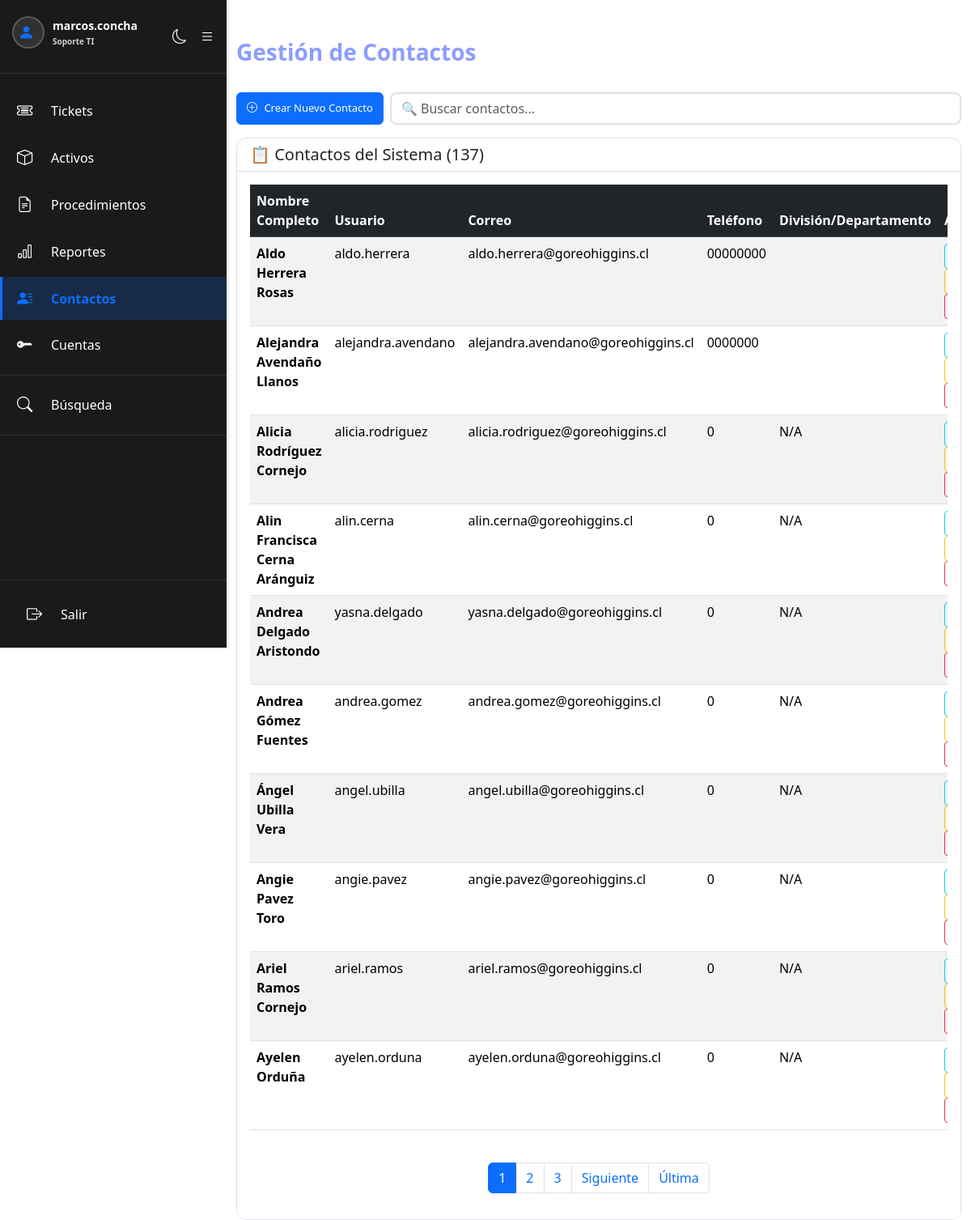
Page /contactos.php (signed in) on the committed database.
### tables this page shows
CREATE TABLE `users` (
  `id` int(11) NOT NULL AUTO_INCREMENT,
  `nombre_completo` varchar(255) DEFAULT NULL,
  `username` varchar(50) NOT NULL,
  `password` varchar(255) NOT NULL,
  `foto_perfil` varchar(255) DEFAULT NULL,
  `role` varchar(20) DEFAULT 'viewer',
  `created_at` datetime DEFAULT current_timestamp(),
  `necesita_cambiar_password` tinyint(1) DEFAULT 0,
  `email` varchar(255) DEFAULT NULL,
  `numero_telefono` varchar(20) NOT NULL,
  `dpto_division` varchar(255) DEFAULT NULL,
  PRIMARY KEY (`id`),
  UNIQUE KEY `username` (`username`)
);

### contactos.php (the view, shortened to what this page needs)
<?php
require_once 'includes/config.php';
$contactos = [];
$total_contactos = 0;
$contactos_por_pagina = 10;
$pagina_contactos = isset($_GET["pagina_contactos"]) ? (int)$_GET["pagina_contactos"] : 1;
$offset = ($pagina_contactos - 1) * $contactos_por_pagina;
$busqueda_contacto = isset($_GET["busqueda_contacto"]) ? trim($_GET["busqueda_contacto"]) : "";
try {
    if (!empty($busqueda_contacto)) {
        $stmt = $conexion->prepare(
            "SELECT COUNT(*) as total FROM users WHERE role = 'contacto' AND (nombre_completo LIKE ? OR username LIKE ? OR email LIKE ? OR dpto_division LIKE ?)"
        );
        $search_term = "%{$busqueda_contacto}%";
        $stmt->execute([$search_term, $search_term, $search_term, $search_term]);
    } else {
        $stmt = $conexion->prepare("SELECT COUNT(*) as total FROM users WHERE role = 'contacto'");
        $stmt->execute();
    }
    $total_contactos = $stmt->fetch(PDO::FETCH_ASSOC)['total'];
if (!empty($busqueda_contacto)) {
    $stmt = $conexion->prepare(
        "SELECT id, nombre_completo, username AS nombre_usuario, email AS correo, numero_telefono, dpto_division AS division_departamento, role
         FROM users
         WHERE role = 'contacto' AND (nombre_completo LIKE ? OR username LIKE ? OR email LIKE ? OR dpto_division LIKE ?)
         ORDER BY nombre_completo
         LIMIT {$contactos_por_pagina} OFFSET {$offset}"
    );
    $search_term = "%{$busqueda_contacto}%";
    $stmt->execute([$search_term, $search_term, $search_term, $search_term]);
} else {
    $stmt = $conexion->prepare("SELECT id, nombre_completo, username AS nombre_usuario, email AS correo, numero_telefono, dpto_division AS division_departamento, role FROM users WHERE role = 'contacto' ORDER BY nombre_completo LIMIT {$contactos_por_pagina} OFFSET {$offset}");
    $stmt->execute();
}
$contactos = $stmt->fetchAll(PDO::FETCH_ASSOC);
} catch (PDOException $e) {
    $error = "Error al obtener contactos: " . $e->getMessage();
}
$total_paginas_contactos = ceil($total_contactos / $contactos_por_pagina);
?>
<!DOCTYPE html>
<html lang="es">
<head>
    <link href="https://cdn.jsdelivr.net/npm/bootstrap@5.3.8/dist/css/bootstrap.min.css" rel="stylesheet">
    <link rel="stylesheet" href="https://cdn.jsdelivr.net/npm/bootstrap-icons@1.11.3/font/bootstrap-icons.min.css">
    <link href="css/dark-mode.css" rel="stylesheet">
</head>
<body>
    <?php include 'includes/sidebar.php'; ?>
    <div class="container mt-5">
        <div class="row">
            <div class="col-md-12">
                <div class="d-flex justify-content-between align-items-center mb-4">
                    <h3>Gestión de Contactos</h3>
                </div>
                <div class="btn-accion-container">
                    <button type="button" class="btn btn-primary" data-bs-toggle="modal" data-bs-target="#modalCrearContacto">
                        <i class="bi bi-plus-circle"></i> Crear Nuevo Contacto
                    </button>
                    <div class="flex-grow-1">
                        <input type="text" class="form-control" id="busquedaContactos" placeholder="🔍 Buscar contactos..." onkeyup="buscarContactos()">
                    </div>
                </div>
                <div class="card">
                    <div class="card-header">
                        <h5 class="mb-0">📋 Contactos del Sistema (<?php echo $total_contactos; ?>)</h5>
                    </div>
                    <div class="card-body">
                        <div class="table-responsive">
                            <table class="table table-hover table-striped" id="tablaContactos">
                                <thead class="table-dark">
                                    <tr>
                                        <th>Nombre Completo</th>
                                        <th>Usuario</th>
                                        <th>Correo</th>
                                        <th>Teléfono</th>
                                        <th>División/Departamento</th>
                                        <th>Acciones</th>
                                    </tr>
                                </thead>
                                <tbody>
                                    <?php if (count($contactos) > 0): ?>
                                        <?php foreach ($contactos as $contacto): ?>
                                        <tr data-contacto='<?php echo htmlspecialchars(json_encode($contacto)); ?>'>
                                            <td><strong><?php echo htmlspecialchars($contacto["nombre_completo"]); ?></strong></td>
                                            <td><?php echo htmlspecialchars($contacto["nombre_usuario"] ?? "N/A"); ?></td>
                                            <td><?php echo htmlspecialchars($contacto["correo"] ?? "N/A"); ?></td>
                                            <td><?php echo htmlspecialchars($contacto["numero_telefono"] ?? "N/A"); ?></td>
                                            <td><?php echo htmlspecialchars($contacto["division_departamento"] ?? "N/A"); ?></td>
                                            <td>
                                                <a href="perfil_contacto.php?username=<?php echo urlencode($contacto["nombre_usuario"]); ?>" class="btn btn-sm btn-outline-info" title="Ver Perfil">
                                                </a>
                                                <button type="button" class="btn btn-sm btn-outline-warning" title="Editar" data-bs-toggle="modal" data-bs-target="#modalEditarContacto" onclick="cargarDatosEditarContacto(<?php echo htmlspecialchars(json_encode($contacto)); ?>)">
                                                </button>
                                                <form method="POST" style="display: inline;" onsubmit="return confirm('¿Estás seguro?');">
                                                    <button type="submit" class="btn btn-sm btn-outline-danger" title="Eliminar">
                                                    </button>
                                                </form>
                                            </td>
                                        </tr>
                                        <?php endforeach; ?>
                                    <?php endif; ?>
                                </tbody>
                            </table>
                        </div>
                        <?php if ($total_paginas_contactos > 1): ?>
                        <nav aria-label="Paginación de contactos" class="mt-4">
                            <ul class="pagination justify-content-center">
                                <?php
                                $start_page = max(1, $pagina_contactos - 2);
                                $end_page = min($total_paginas_contactos, $pagina_contactos + 2);
                                for ($i = $start_page; $i <= $end_page; $i++):
                                ?>
                                    <li class="page-item <?php echo $i === $pagina_contactos ? 'active' : ''; ?>">
                                        <a class="page-link" href="contactos.php?pagina_contactos=<?php echo $i; ?><?php echo !empty($busqueda_contacto) ? '&busqueda_contacto=' . urlencode($busqueda_contacto) : ''; ?>"><?php echo $i; ?></a>
                                    </li>
                                <?php endfor; ?>
                                <?php if ($pagina_contactos < $total_paginas_contactos): ?>
                                    <li class="page-item">
                                        <a class="page-link" href="contactos.php?pagina_contactos=<?php echo $pagina_contactos + 1; ?><?php echo !empty($busqueda_contacto) ? '&busqueda_contacto=' . urlencode($busqueda_contacto) : ''; ?>">Siguiente</a>
                                    </li>
                                    <li class="page-item">
                                        <a class="page-link" href="contactos.php?pagina_contactos=<?php echo $total_paginas_contactos; ?><?php echo !empty($busqueda_contacto) ? '&busqueda_contacto=' . urlencode($busqueda_contacto) : ''; ?>">Última</a>
                                    </li>
                                <?php endif; ?>
                            </ul>
                        </nav>
                        <?php endif; ?>
                    </div>
                </div>
            </div>
        </div>
    </div>
</body>
</html>

### css/dark-mode.css (style rules this page uses)
* { animation-duration: 0s !important; animation-delay: 0s !important; transition-duration: 0s !important; transition-delay: 0s !important; }
body { background-color: var(--bs-body-bg); color: var(--bs-body-color); }
.card { background-color: var(--bs-body-bg); color: var(--bs-body-color); border: 1px solid var(--bs-border-color); }
.card-header { background-color: var(--ticket-header-bg); border-bottom: 1px solid var(--bs-border-color); }
.table { color: var(--bs-body-color); }
.form-control, .form-select { background-color: var(--bs-body-bg) !important; color: var(--bs-body-color) !important; border: 1px solid var(--bs-border-color); }
.btn .bi { margin-right: 5px; }
.btn-primary .bi { color: inherit; }
.card { border-radius: 12px; overflow: hidden; }
.card-body { background: var(--bs-body-bg); color: var(--bs-body-color); }
.form-control, .form-select { border-radius: 8px; border: 2px solid #dee2e6; }

### contactos.php (style rules this page uses)
h1, h2, h3 { color: #8b9dff; font-weight: 700; font-family: 'Segoe UI', Tahoma, Geneva, Verdana, sans-serif; }
.btn-accion-container { display: flex; flex-wrap: wrap; gap: 8px; margin-bottom: 1rem; }
.btn-accion-container .btn { padding: 8px 12px; font-size: 13px; white-space: nowrap; flex: 0 1 auto; }
.table-responsive { -webkit-overflow-scrolling: touch; }

### includes/sidebar.php (style rules this page uses)
:root { --sidebar-width: 280px; --sidebar-collapsed-width: 80px; --sidebar-bg-dark: #0f1419; --sidebar-bg-light: #f8f9fa; }
body { margin-left: var(--sidebar-width); }

### rows in the picture
users: nombre_completo "Aldo Herrera Rosas", username "aldo.herrera", email "aldo.herrera@goreohiggins.cl", numero_telefono "00000000"
users: nombre_completo "Alejandra Avendaño Llanos", username "alejandra.avendano", email "alejandra.avendano@goreohiggins.cl", numero_telefono "0000000"
users: nombre_completo "Alicia Rodríguez Cornejo", username "alicia.rodriguez", email "alicia.rodriguez@goreohiggins.cl", numero_telefono "0", dpto_division "N/A"
users: nombre_completo "Alin Francisca Cerna Aránguiz", username "alin.cerna", email "alin.cerna@goreohiggins.cl", numero_telefono "0", dpto_division "N/A"
users: nombre_completo "Andrea Delgado Aristondo", username "yasna.delgado", email "yasna.delgado@goreohiggins.cl", numero_telefono "0", dpto_division "N/A"
users: nombre_completo "Andrea Gómez Fuentes", username "andrea.gomez", email "andrea.gomez@goreohiggins.cl", numero_telefono "0", dpto_division "N/A"
users: nombre_completo "Ángel Ubilla Vera", username "angel.ubilla", email "angel.ubilla@goreohiggins.cl", numero_telefono "0", dpto_division "N/A"
users: nombre_completo "Angie Pavez Toro", username "angie.pavez", email "angie.pavez@goreohiggins.cl", numero_telefono "0", dpto_division "N/A"
users: nombre_completo "Ariel Ramos Cornejo", username "ariel.ramos", email "ariel.ramos@goreohiggins.cl", numero_telefono "0", dpto_division "N/A"
users: nombre_completo "Ayelen Orduña", username "ayelen.orduna", email "ayelen.orduna@goreohiggins.cl", numero_telefono "0", dpto_division "N/A"

### other values in the picture
$_SESSION["username"] "marcos.concha"
traducirRol($_SESSION["role"] ?? "viewer") "Soporte TI"
$total_contactos "137"
